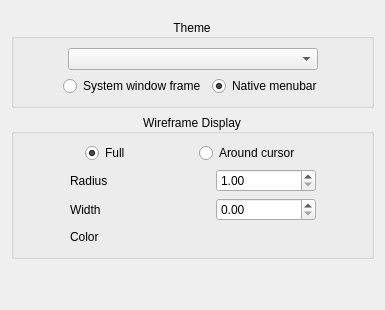
        <widget class="QWidget" name="tab_6">
         <attribute name="title">
          <string>Appearance</string>
         </attribute>
         <layout class="QVBoxLayout" name="verticalLayout_22">
          <item>
           <layout class="QVBoxLayout" name="verticalLayout_23">
            <property name="topMargin">
             <number>8</number>
            </property>
            <item>
             <widget class="QGroupBox" name="theme_box_2">
              <property name="title">
               <string>Theme</string>
              </property>
              <property name="alignment">
               <set>Qt::AlignCenter</set>
              </property>
              <layout class="QVBoxLayout" name="verticalLayout_2">
               <item>
                <layout class="QHBoxLayout" name="horizontalLayout_43">
                 <item>
                  <spacer name="horizontalSpacer_18">
                   <property name="orientation">
                    <enum>Qt::Horizontal</enum>
                   </property>
                   <property name="sizeHint" stdset="0">
                    <size>
                     <width>40</width>
                     <height>20</height>
                    </size>
                   </property>
                  </spacer>
                 </item>
                 <item>
                  <widget class="QComboBox" name="_theme">
                   <property name="sizePolicy">
                    <sizepolicy hsizetype="Expanding" vsizetype="Fixed">
                     <horstretch>0</horstretch>
                     <verstretch>0</verstretch>
                    </sizepolicy>
                   </property>
                   <property name="minimumSize">
                    <size>
                     <width>250</width>
                     <height>0</height>
                    </size>
                   </property>
                   <property name="sizeAdjustPolicy">
                    <enum>QComboBox::AdjustToContentsOnFirstShow</enum>
                   </property>
                  </widget>
                 </item>
                 <item>
                  <spacer name="horizontalSpacer_19">
                   <property name="orientation">
                    <enum>Qt::Horizontal</enum>
                   </property>
                   <property name="sizeHint" stdset="0">
                    <size>
                     <width>40</width>
                     <height>20</height>
                    </size>
                   </property>
                  </spacer>
                 </item>
                </layout>
               </item>
               <item>
                <layout class="QHBoxLayout" name="horizontalLayout_3">
                 <item>
                  <spacer name="horizontalSpacer_16">
                   <property name="orientation">
                    <enum>Qt::Horizontal</enum>
                   </property>
                   <property name="sizeHint" stdset="0">
                    <size>
                     <width>40</width>
                     <height>20</height>
                    </size>
                   </property>
                  </spacer>
                 </item>
                 <item>
                  <widget class="QRadioButton" name="_systemWindowFrame">
                   <property name="toolTip">
                    <string>Turns on default system window frame instead of Forge's styled one. Requires restart.</string>
                   </property>
                   <property name="text">
                    <string>System window frame</string>
                   </property>
                   <property name="checked">
                    <bool>false</bool>
                   </property>
                   <property name="autoExclusive">
                    <bool>false</bool>
                   </property>
                  </widget>
                 </item>
                 <item>
                  <widget class="QRadioButton" name="_nativeMenubar">
                   <property name="toolTip">
                    <string>Moves top menu to system's dedicated space for application menus. Supported by Mac OS and some other platforms. Requires restart.</string>
                   </property>
                   <property name="text">
                    <string>Native menubar</string>
                   </property>
                   <property name="checked">
                    <bool>true</bool>
                   </property>
                   <property name="autoExclusive">
                    <bool>false</bool>
                   </property>
                  </widget>
                 </item>
                 <item>
                  <spacer name="horizontalSpacer_17">
                   <property name="orientation">
                    <enum>Qt::Horizontal</enum>
                   </property>
                   <property name="sizeHint" stdset="0">
                    <size>
                     <width>40</width>
                     <height>20</height>
                    </size>
                   </property>
                  </spacer>
                 </item>
                </layout>
               </item>
              </layout>
             </widget>
            </item>
            <item>
             <layout class="QVBoxLayout" name="verticalLayout_24">
              <item>
               <widget class="QGroupBox" name="groupBox_6">
                <property name="title">
                 <string>Wireframe Display</string>
                </property>
                <property name="alignment">
                 <set>Qt::AlignCenter</set>
                </property>
                <layout class="QHBoxLayout" name="horizontalLayout_44">
                 <item>
                  <layout class="QVBoxLayout" name="verticalLayout_25">
                   <item>
                    <layout class="QHBoxLayout" name="horizontalLayout_45">
                     <item>
                      <spacer name="horizontalSpacer_29">
                       <property name="orientation">
                        <enum>Qt::Horizontal</enum>
                       </property>
                       <property name="sizeHint" stdset="0">
                        <size>
                         <width>40</width>
                         <height>20</height>
                        </size>
                       </property>
                      </spacer>
                     </item>
                     <item>
                      <widget class="QRadioButton" name="radio_wire_full">
                       <property name="text">
                        <string>Full</string>
                       </property>
                       <property name="checked">
                        <bool>true</bool>
                       </property>
                       <property name="autoExclusive">
                        <bool>true</bool>
                       </property>
                       <attribute name="buttonGroup">
                        <string notr="true">_wireframe_type_group</string>
                       </attribute>
                      </widget>
                     </item>
                     <item>
                      <spacer name="horizontalSpacer_30">
                       <property name="orientation">
                        <enum>Qt::Horizontal</enum>
                       </property>
                       <property name="sizeHint" stdset="0">
                        <size>
                         <width>40</width>
                         <height>20</height>
                        </size>
                       </property>
                      </spacer>
                     </item>
                     <item>
                      <widget class="QRadioButton" name="radio_wire_cursor">
                       <property name="enabled">
                        <bool>true</bool>
                       </property>
                       <property name="text">
                        <string>Around cursor</string>
                       </property>
                       <property name="autoExclusive">
                        <bool>true</bool>
                       </property>
                       <attribute name="buttonGroup">
                        <string notr="true">_wireframe_type_group</string>
                       </attribute>
                      </widget>
                     </item>
                     <item>
                      <spacer name="horizontalSpacer_31">
                       <property name="orientation">
                        <enum>Qt::Horizontal</enum>
                       </property>
                       <property name="sizeHint" stdset="0">
                        <size>
                         <width>40</width>
                         <height>20</height>
                        </size>
                       </property>
                      </spacer>
                     </item>
                    </layout>
                   </item>
                   <item>
                    <layout class="QHBoxLayout" name="horizontalLayout_46">
                     <item>
                      <spacer name="horizontalSpacer_32">
                       <property name="orientation">
                        <enum>Qt::Horizontal</enum>
                       </property>
                       <property name="sizeHint" stdset="0">
                        <size>
                         <width>40</width>
                         <height>20</height>
                        </size>
                       </property>
                      </spacer>
                     </item>
                     <item>
                      <widget class="QLabel" name="label_29">
                       <property name="minimumSize">
                        <size>
                         <width>140</width>
                         <height>0</height>
                        </size>
                       </property>
                       <property name="text">
                        <string>Radius</string>
                       </property>
                      </widget>
                     </item>
                     <item>
                      <widget class="QDoubleSpinBox" name="_wireframe_radius">
                       <property name="minimumSize">
                        <size>
                         <width>100</width>
                         <height>0</height>
                        </size>
                       </property>
                       <property name="toolTip">
                        <string>real radius = cursor radius * wireframe radius</string>
                       </property>
                       <property name="minimum">
                        <double>1.000000000000000</double>
                       </property>
                       <property name="maximum">
                        <double>100.000000000000000</double>
                       </property>
                      </widget>
                     </item>
                     <item>
                      <spacer name="horizontalSpacer_33">
                       <property name="orientation">
                        <enum>Qt::Horizontal</enum>
                       </property>
                       <property name="sizeHint" stdset="0">
                        <size>
                         <width>40</width>
                         <height>20</height>
                        </size>
                       </property>
                      </spacer>
                     </item>
                    </layout>
                   </item>
                   <item>
                    <layout class="QHBoxLayout" name="horizontalLayout_47">
                     <item>
                      <spacer name="horizontalSpacer_34">
                       <property name="orientation">
                        <enum>Qt::Horizontal</enum>
                       </property>
                       <property name="sizeHint" stdset="0">
                        <size>
                         <width>40</width>
                         <height>20</height>
                        </size>
                       </property>
                      </spacer>
                     </item>
                     <item>
                      <widget class="QLabel" name="label_30">
                       <property name="minimumSize">
                        <size>
                         <width>140</width>
                         <height>0</height>
                        </size>
                       </property>
                       <property name="text">
                        <string>Width</string>
                       </property>
                      </widget>
                     </item>
                     <item>
                      <widget class="QDoubleSpinBox" name="_wireframe_width">
                       <property name="minimumSize">
                        <size>
                         <width>100</width>
                         <height>0</height>
                        </size>
                       </property>
                       <property name="maximum">
                        <double>10.000000000000000</double>
                       </property>
                       <property name="singleStep">
                        <double>0.100000000000000</double>
                       </property>
                      </widget>
                     </item>
                     <item>
                      <spacer name="horizontalSpacer_35">
                       <property name="orientation">
                        <enum>Qt::Horizontal</enum>
                       </property>
                       <property name="sizeHint" stdset="0">
                        <size>
                         <width>40</width>
                         <height>20</height>
                        </size>
                       </property>
                      </spacer>
                     </item>
                    </layout>
                   </item>
                   <item>
                    <layout class="QHBoxLayout" name="horizontalLayout_48">
                     <item>
                      <spacer name="horizontalSpacer_36">
                       <property name="orientation">
                        <enum>Qt::Horizontal</enum>
                       </property>
                       <property name="sizeHint" stdset="0">
                        <size>
                         <width>40</width>
                         <height>20</height>
                        </size>
                       </property>
                      </spacer>
                     </item>
                     <item>
                      <widget class="QLabel" name="label_31">
                       <property name="minimumSize">
                        <size>
                         <width>140</width>
                         <height>0</height>
                        </size>
                       </property>
                       <property name="text">
                        <string>Color</string>
                       </property>
                      </widget>
                     </item>
                     <item>
                      <widget class="color_widgets::ColorSelector" name="_wireframe_color" native="true">
                       <property name="minimumSize">
                        <size>
                         <width>100</width>
                         <height>0</height>
                        </size>
                       </property>
                      </widget>
                     </item>
                     <item>
                      <spacer name="horizontalSpacer_37">
                       <property name="orientation">
                        <enum>Qt::Horizontal</enum>
                       </property>
                       <property name="sizeHint" stdset="0">
                        <size>
                         <width>40</width>
                         <height>20</height>
                        </size>
                       </property>
                      </spacer>
                     </item>
                    </layout>
                   </item>
                  </layout>
                 </item>
                </layout>
               </widget>
              </item>
              <item>
               <spacer name="verticalSpacer_6">
                <property name="orientation">
                 <enum>Qt::Vertical</enum>
                </property>
                <property name="sizeHint" stdset="0">
                 <size>
                  <width>20</width>
                  <height>40</height>
                 </size>
                </property>
               </spacer>
              </item>
             </layout>
            </item>
           </layout>
          </item>
         </layout>
        </widget>
